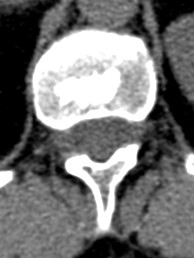
#> input picture Test/crop2.jpg, 194 x 258 px; the run also reads 1 picture not shown here
$ python Segmentation.py
#> lines starting #> are read from the running program, lines starting #| are printed output that depends on the picture; after the words box and inside, x2 and y2 are one past the last pixel; in counts of white or black regions, pixels touching at a corner belong together
# -*- coding: utf-8 -*-

import matplotlib.pyplot as plt
import numpy as np

from skimage import data
from skimage import color
from skimage import morphology
from skimage import segmentation

# The function configures an image before segmentation
def imageConfigSegment(path, threshold = 0.6, min_size = 1000, area_threshold = 1000):
    # The function gets numpy array for image and mask and returns the cropped image by the mask
    def cropShape(npImg, npMask):

        # Copy the image to new numpy array of pixels
        npCropImg = np.copy(npImg)

        # Initialize the indexes for loop
        nIndxRow = 0
        nIndxCol = 0

        # Run over the rows of the image
        for nIndxRow in range(0, npImg.shape[0]):
            # Run over the columns of the image
            for nIndxCol in range(0, npImg.shape[1]):
                # If the current pixel is set to False in the mask then the pixel is not part of the bone
                if npMask[nIndxRow][nIndxCol] == False:
                    # Reset the pixel if it is not part of the bone
                    npCropImg[nIndxRow][nIndxCol] = [0,0,0]

        return (npCropImg)

    # The function Performs the segmentation
    def perform_segmentation():
        # Open the image as numpy array
        img = plt.imread(path)

        # Compute a mask for the bone
        lum = color.rgb2gray(img) # Convert the image to graycicle
        mask = morphology.remove_small_holes(
            morphology.remove_small_objects(
                lum > threshold, min_size),
            area_threshold) # Compute the mask by deletion of small holes

        # Remove some of foreground - Erosion
        mask = morphology.opening(mask, morphology.disk(1))

        # Remove some holes in the object - Dilation
        mask = morphology.closing(mask, morphology.disk(3))

        # SLIC result
        slic = segmentation.slic(img, n_segments=1, start_label=1)

        # maskSLIC result
        m_slic = segmentation.slic(img, n_segments=1, mask=mask, start_label=1)

        # Display result
        fig, ax_arr = plt.subplots(2, 2, sharex=True, sharey=True, figsize=(10, 10))
        ax1, ax2, ax3, ax4 = ax_arr.ravel()

        ax1.imshow(cropShape(img,mask))
        ax1.set_title("Original image")

        ax2.imshow(mask, cmap="gray")
        ax2.set_title("Mask of the image")

        ax3.imshow(segmentation.mark_boundaries(img, slic))
        ax3.contour(mask, colors='red', linewidths=0.5)
        ax3.set_title("SLIC Algorithm")

        ax4.imshow(segmentation.mark_boundaries(img, m_slic))
        ax4.contour(mask, colors='red', linewidths=0.5)
        ax4.set_title("maskSLIC Algorithm")

        # Don't show the axis for images - turn them off
        for ax in ax_arr.ravel():
            ax.set_axis_off()

        # Set output to be tight in order to show larger images
        plt.tight_layout()
        plt.show()
    return perform_segmentation

#images = [imageConfigSegment("crop2.jpg"),imageConfigSegment("crop3.jpg"),imageConfigSegment("crop4.jpg",0.7)]
#for image in images:
#    image()

images = [imageConfigSegment("crop2.jpg"),imageConfigSegment("crop3.jpg", 0.6, 1000),imageConfigSegment("crop6.jpg",0.57,1000,1500)]
for image in images:
    image()
#> this loop made 3 passes
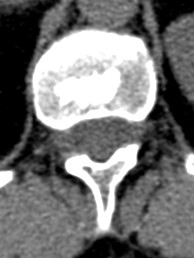
#> input picture Test/crop2.jpg, 194 x 258 px
#> pass 1, in perform_segmentation, `mask = morphology.remove_small_holes( morphology.remove_small_objects(..`:
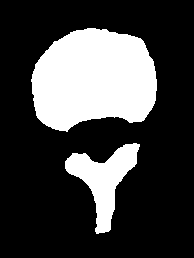
#> mask: shape (258, 194) bool; 25.7% white; 2 white regions, box (x1, y1, x2, y2) and area: (31, 28, 157, 132) 10122, (65, 143, 140, 234) 2752
#> pass 1, in perform_segmentation, `plt.show()`:
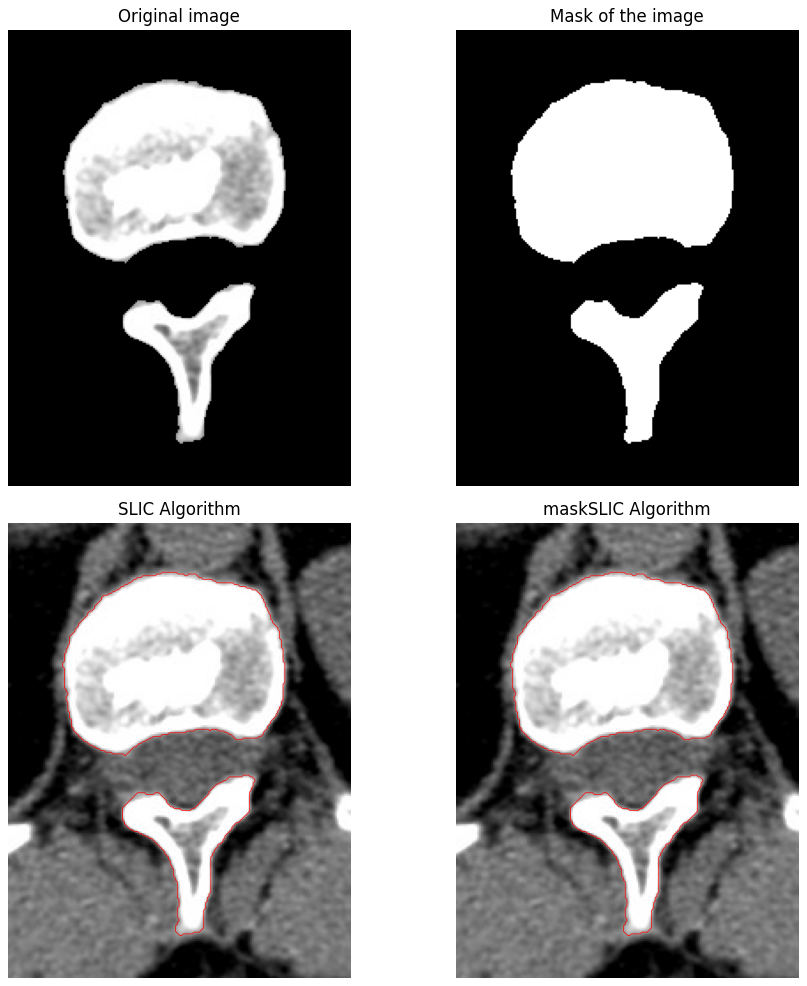
#> figure drawn by matplotlib, 4 panels
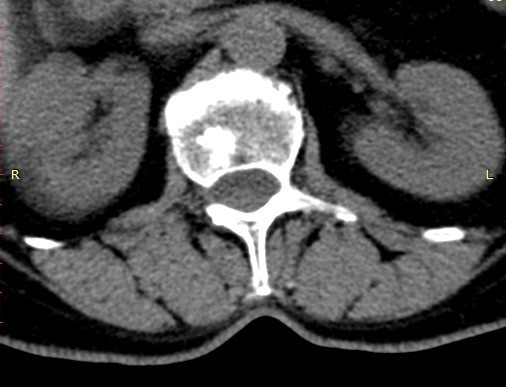
#> input picture Test/crop3.jpg, 506 x 387 px
#> pass 2, in perform_segmentation (call 2), `plt.show()`:
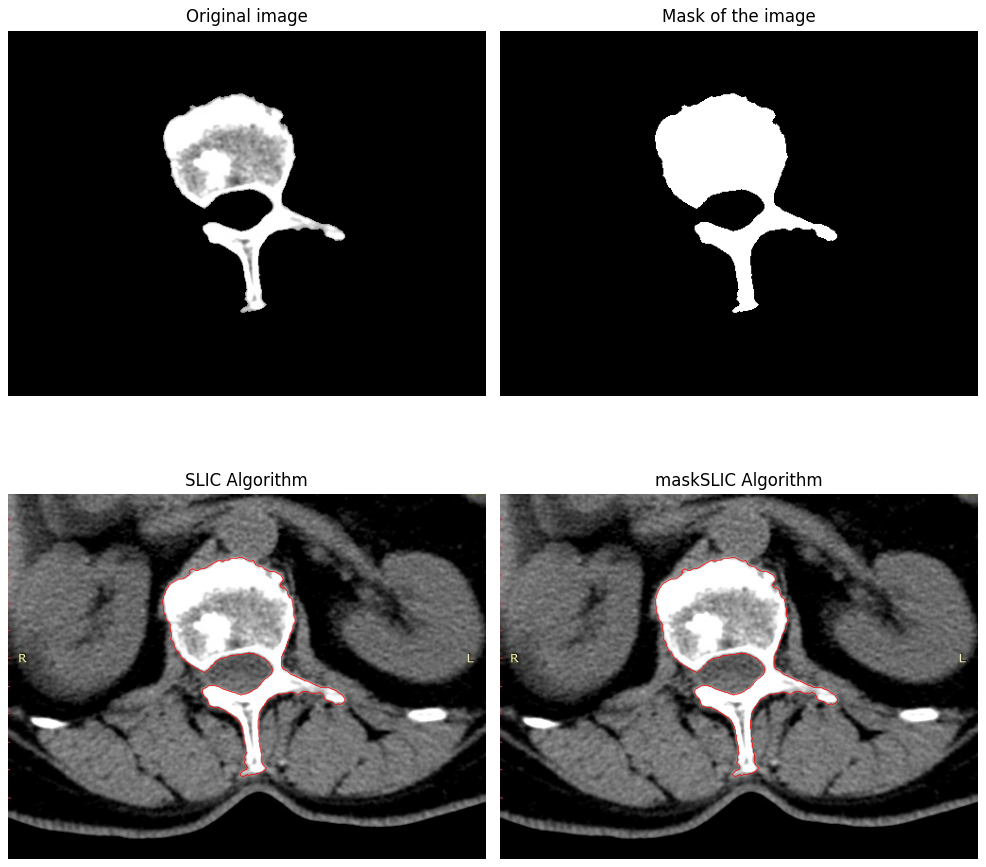
#> figure drawn by matplotlib, 4 panels
